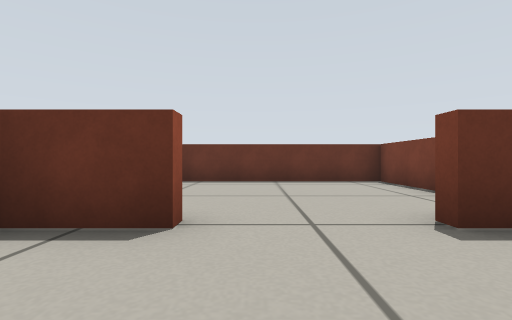
view 1 (above)

12 first-person views from a walk through a robot-simulator world made for Gazebo. The camera is 0.29 m above the floor, looks level and sees 85° across. The floor is counted in squares, 0.5 m on a side. Each view is taken from the middle of a square. On the plan, view 1 faces up. The plan holds only what a view shows up to about 9 squares ahead; the rest is blank.

view 2
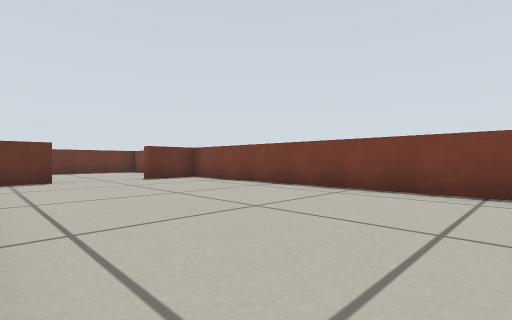

view 3
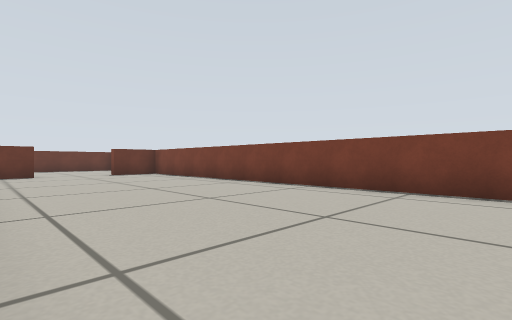

view 4
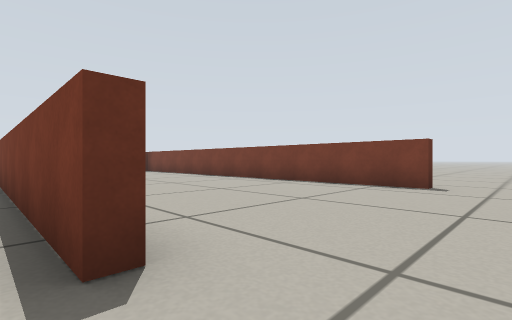

view 5
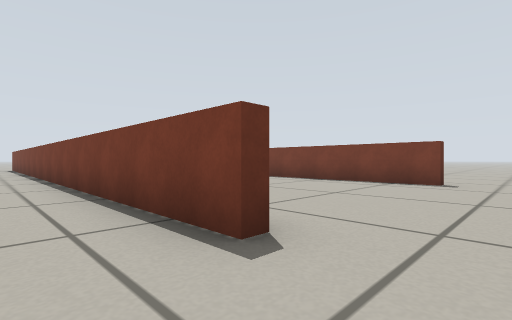

view 6
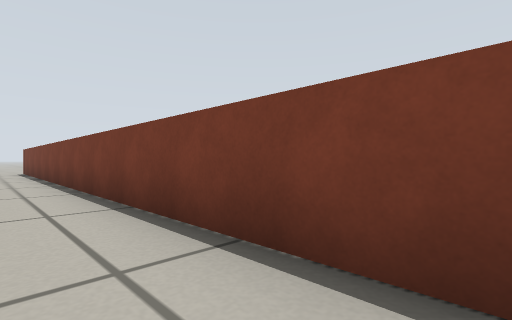

view 7
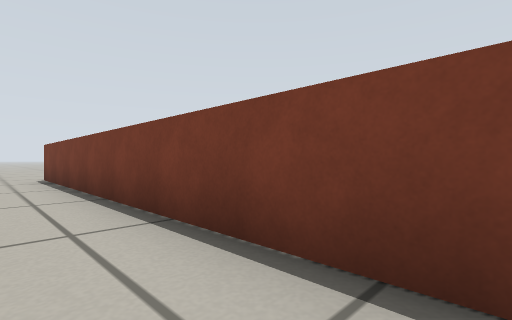

view 8
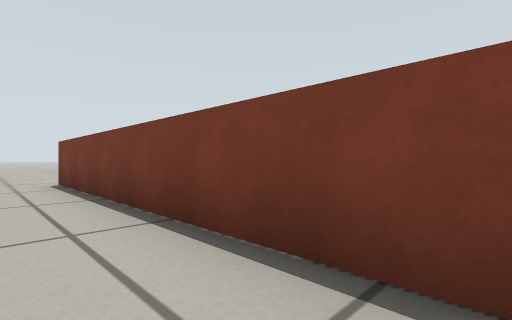

view 9
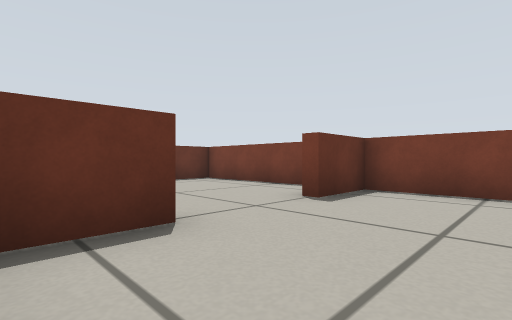

view 10
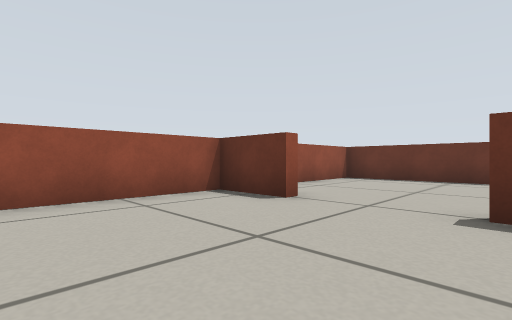

view 11
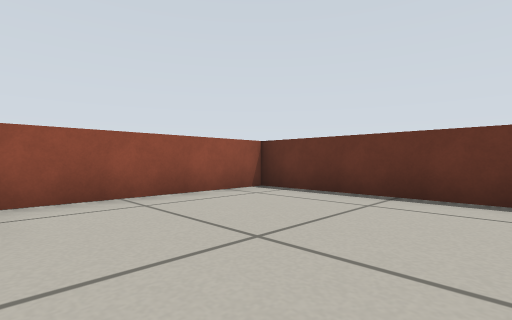

view 12
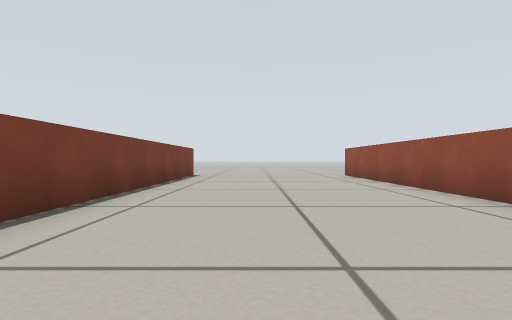

### Floor plan
Points are (right, up) in squares from view 1. A wall is a line through its corners. A room is listed if a view was taken in it or the views show most of it. See-through windows are left out.
Room 1 (views 1, 2, 3, 9, 10, 11, 12)
walls: (-2.3, -3.6) (-2.3, -9); (-2.3, 1.2) (-2.3, -0.9); (3.4, 3.8) (3.4, 7.6) (-2.3, 7.6) (-2.3, 3.1); (-2.2, -10.5) (-2.6, -10.5); (3.4, -10.5) (3.4, 1.5)
ways out: opening at (-3, -11.5) to room 2; opening at (3, -11.5)
objects: door leaf (-2, 2) to (-1, 2); door leaf (2, 2) to (3, 3)
Room 2 (views 4, 5, 6, 7, 8)
walls: (-2.6, -10.5) (-2.6, 7.9)
ways out: opening at (-3, -11.5) to room 1

Positions as (right, up) in squares from view 1, and headings:
1: (0, 0), facing up
2: (-2, -6), facing up-right
3: (-2, -9), facing up-right
4: (-3, -12), facing up-right
5: (-4, -12), facing up-right
6: (-4, -7), facing up-right
7: (-4, -2), facing up-right
8: (-4, 0), facing up-right
9: (-2, 0), facing up-right
10: (2, -1), facing up-left
11: (2, 3), facing up-left
12: (1, 0), facing down
